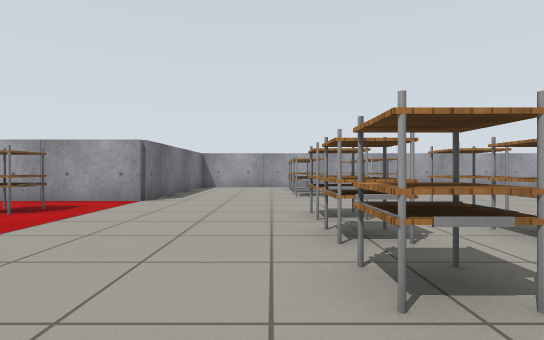
view 1 (above)

22 first-person views from a walk through a world built for the Gazebo simulator. The camera is 0.71 m above the floor, looks level and sees 80° across. The floor is counted in squares, 1 m on a side. Each view is taken from the middle of a square. On the plan, view 1 faces up. The plan holds only what a view shows up to about 10 squares ahead; the rest is blank. Simple patterns stand in for the simulator's built-in surfaces. Surface patterns are stand-ins for the level's own textures.

view 2
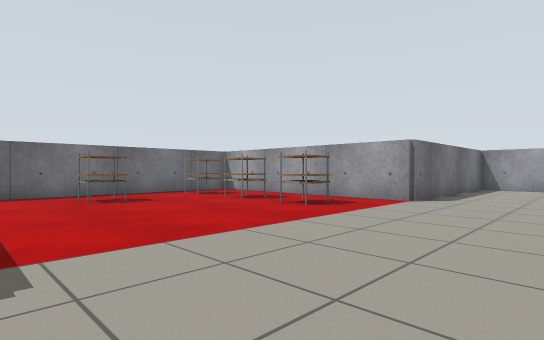

view 3
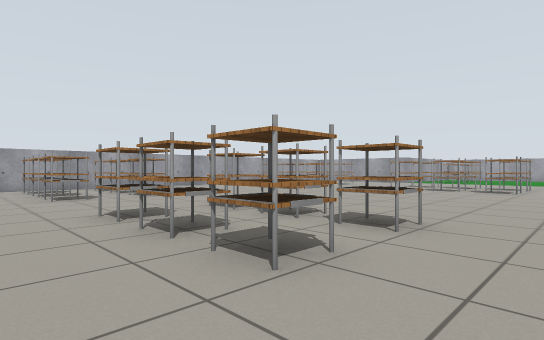

view 4
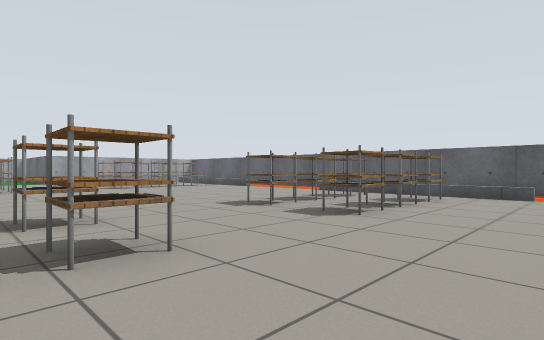

view 5
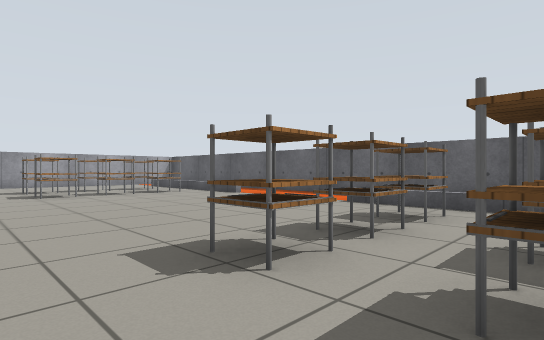

view 6
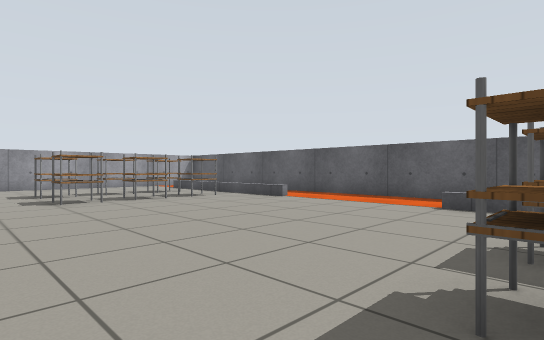

view 7
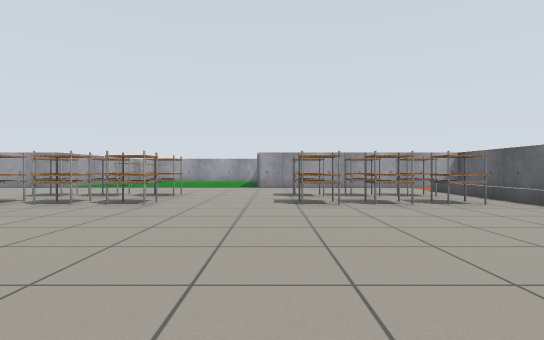

view 8
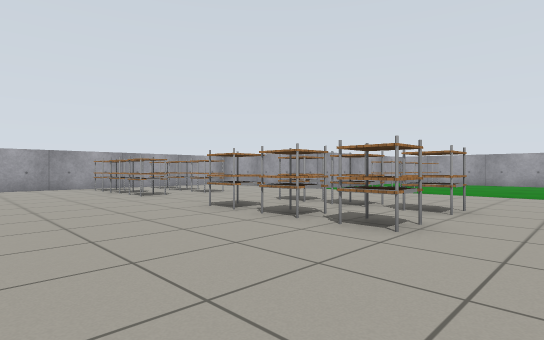

view 9
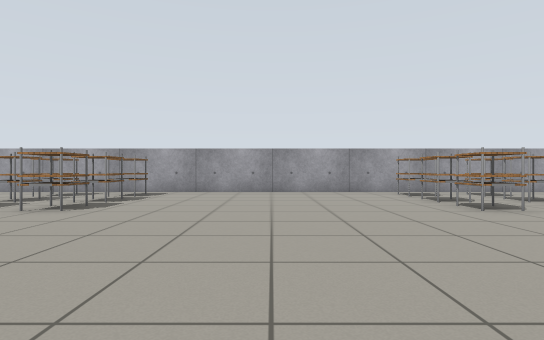

view 10
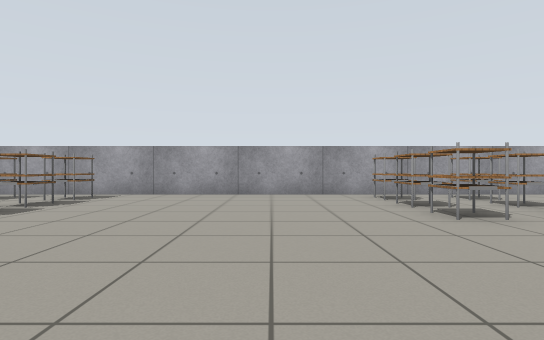

view 11
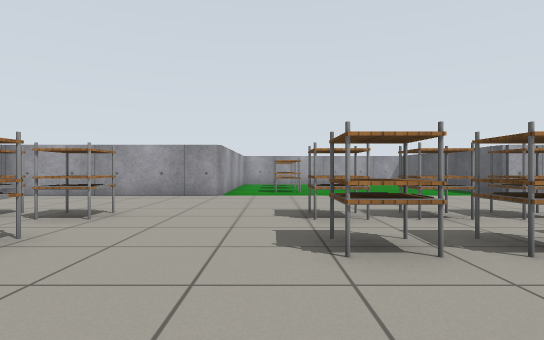

view 12
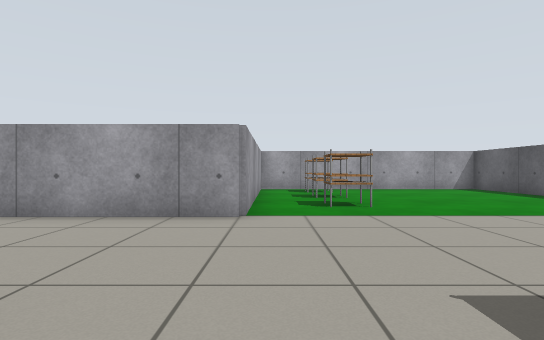

view 13
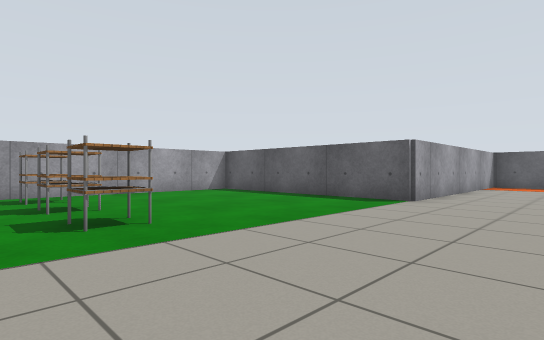

view 14
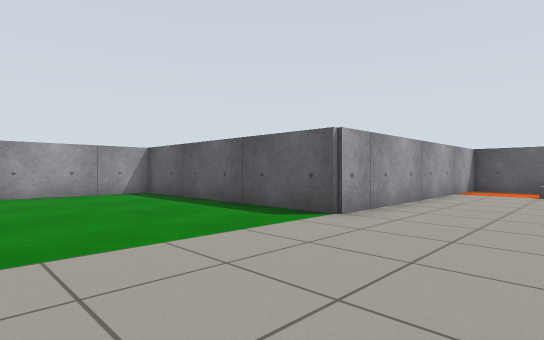

view 15
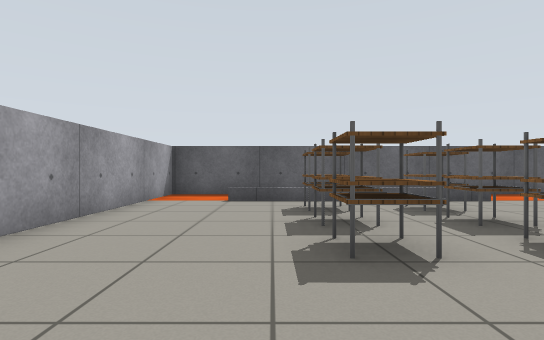

view 16
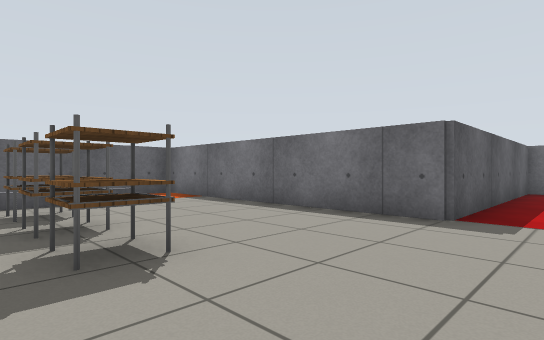

view 17
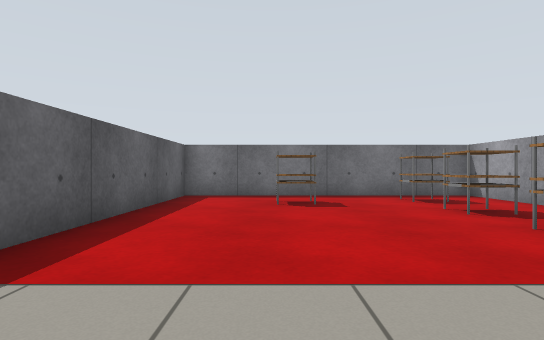

view 18
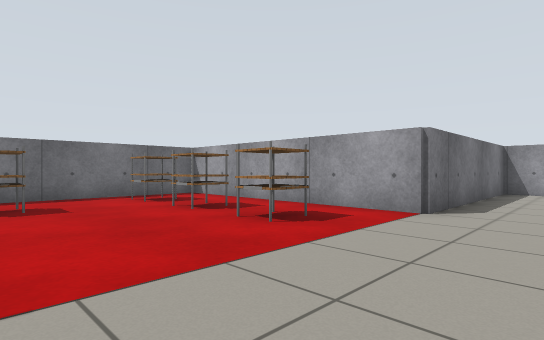

view 19
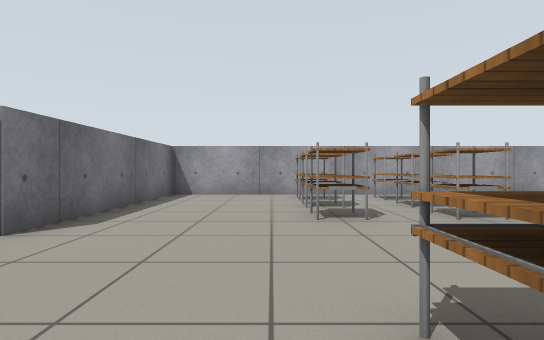

view 20
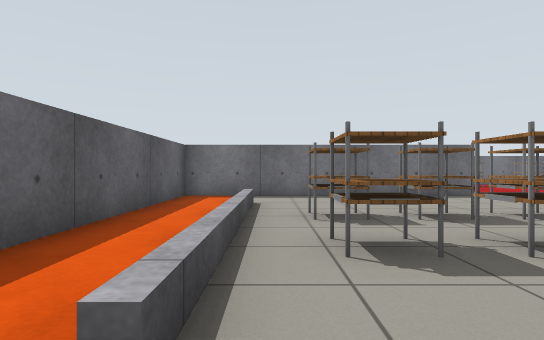

view 21
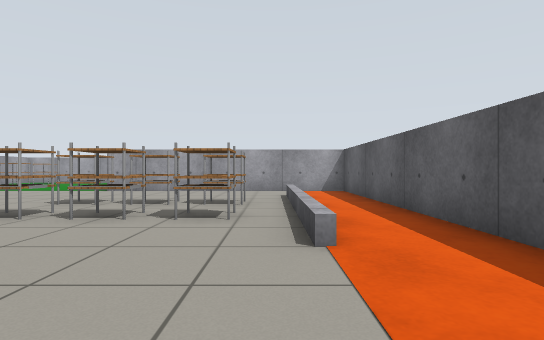

view 22
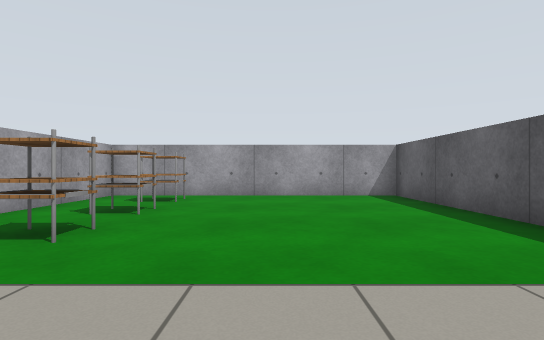

### Floor plan
Points are (right, up) in squares from view 1. A wall is a line through its corners. A room is listed if a view was taken in it or the views show most of it. See-through windows are left out.
Room 1 (views 1, 2, 3, 4, 5, 6, 7, 8, 9, 10, 11, 12, 13, 14, 15, 16, 17, 18, 19, 20, 21, 22)
walls: (-2.9, -0.4) (-2.9, -8.4) (16.9, -8.4) (16.9, -0.4) (23.9, -0.4) (23.9, 7.4) (16.9, 7.4) (16.9, 13.4) (-2.9, 13.4) (-2.9, 7.4) (-9.9, 7.4) (-9.9, -0.4) (-2.9, -0.4)
low walls: (9, -6.4) (15, -6.4); (-1, -6.4) (5.1, -6.4)
objects: pallet (-9, 5) to (-8, 6); pallet (-8, 2) to (-8, 3); pallet (-7, 5) to (-6, 6); pallet (-5, 5) to (-4, 6); pallet (1, -5); pallet (1, -4) to (1, -3); pallet (1, -2); pallet (1, 2); pallet (1, 3) to (1, 4); pallet (1, 5); pallet (1, 9); pallet (1, 10) to (1, 11); pallet (1, 12); pallet (3, -5); pallet (3, -4) to (3, -3); pallet (3, -2); pallet (3, 2); pallet (3, 3) to (3, 4); pallet (3, 5); pallet (3, 9); pallet (3, 10) to (3, 11); pallet (3, 12); pallet (11, -5); pallet (11, -4) to (11, -3); pallet (11, -2); pallet (11, 2); pallet (11, 3) to (11, 4); pallet (11, 5); pallet (11, 9); pallet (11, 10) to (11, 11); pallet (11, 12); pallet (13, -5); pallet (13, -4) to (13, -3); pallet (13, -2); pallet (13, 2); pallet (13, 3) to (13, 4); pallet (13, 5); pallet (13, 9); pallet (13, 10) to (13, 11); pallet (13, 12); pallet (18, 5) to (19, 6); pallet (20, 5) to (21, 6); pallet (22, 5) to (23, 6)

Where each view was taken, in squares from view 1:
view 1: 0 up, 0 right, facing up
view 2: 0 up, 0 right, facing up-left
view 3: 0 up, 1 left, facing up-right
view 4: 3 up, 2 left, facing down-right
view 5: 0 up, 1 right, facing down-right
view 6: 0 up, 3 right, facing down-right
view 7: 1 down, 4 right, facing right
view 8: 0 up, 7 right, facing up-right
view 9: 3 up, 7 right, facing up
view 10: 4 up, 8 right, facing up
view 11: 6 up, 8 right, facing right
view 12: 7 up, 12 right, facing right
view 13: 7 up, 14 right, facing down-right
view 14: 4 up, 14 right, facing down-right
view 15: 1 up, 14 right, facing down
view 16: 1 up, 2 right, facing down-left
view 17: 2 up, 1 left, facing left
view 18: 2 up, 1 left, facing up-left
view 19: 4 up, 0 right, facing up
view 20: 6 down, 6 right, facing left
view 21: 6 down, 6 right, facing right
view 22: 3 up, 15 right, facing right
